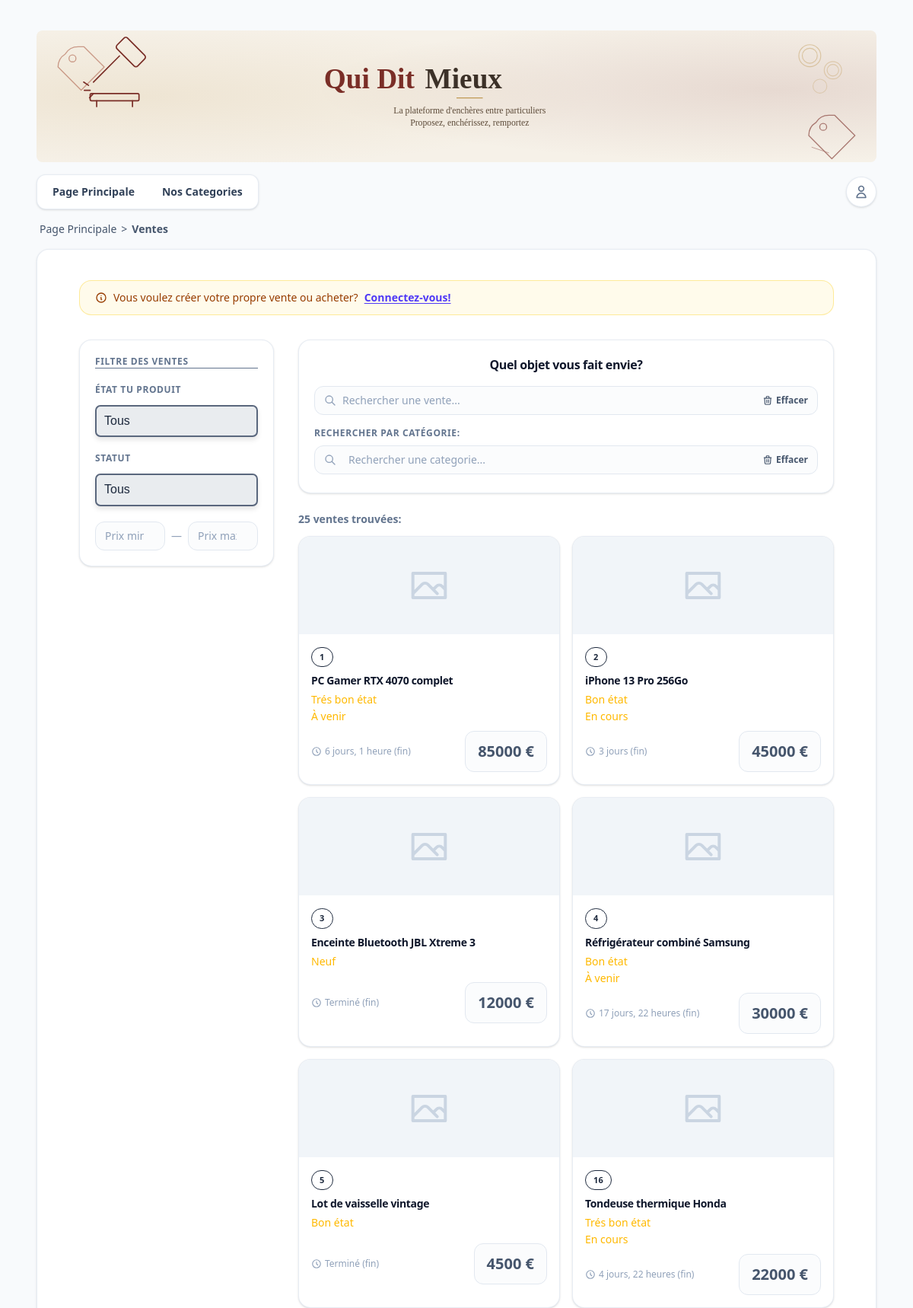
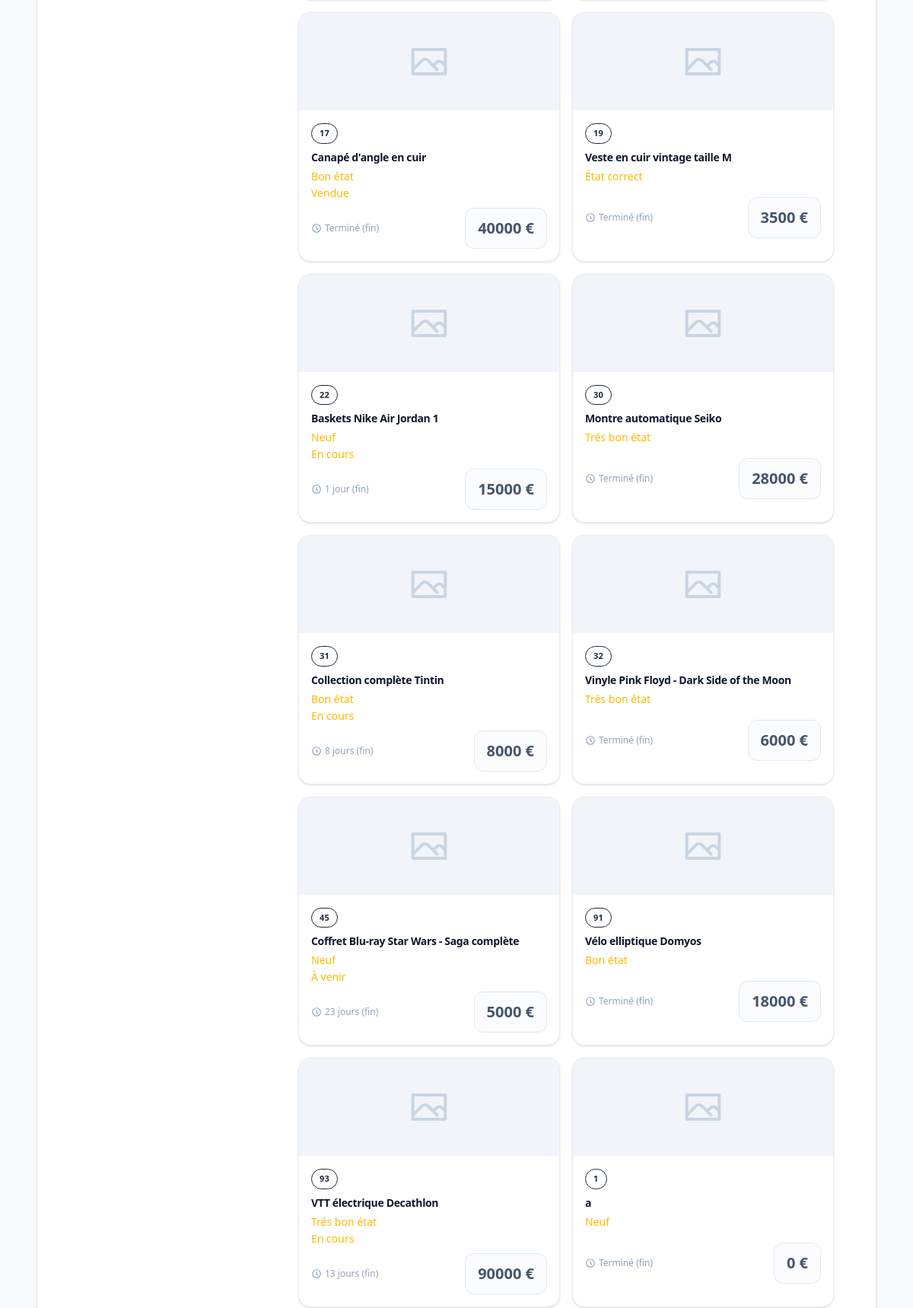
The page / (upper part) on the database its author committed (2 pictures, top to bottom).
### tables this page shows
CREATE TABLE `vente` (
  `id` int UNSIGNED NOT NULL,
  `utilisateur` int UNSIGNED NOT NULL,
  `titre` varchar(255) NOT NULL,
  `description` text NOT NULL,
  `categorie` int NOT NULL,
  `status` int NOT NULL DEFAULT '0',
  `image_principale` int UNSIGNED DEFAULT NULL,
  `etat_produit` int NOT NULL DEFAULT '0',
  `prix_depart` int NOT NULL DEFAULT '0',
  `dateheure` datetime NOT NULL DEFAULT CURRENT_TIMESTAMP,
  `dateheure_fin` datetime NOT NULL DEFAULT CURRENT_TIMESTAMP
);

### src/template/fragment/element/card/template_card_vente.php (the view, shortened to what the rows shown need)
<?php
$labelsStatut = [0 => "À venir", 1 => "En cours", 2 => "", 3 => "Vendue", 4 => "Annulée"];
$labelsEtat = [0 => "Non renseignée", 1 => "Neuf", 2 => "Trés bon état", 3 => "Bon état", 4 => "État correct"];
?>
    <a href="index.php?vente&action=view&id=<?= e($vente->id) ?>"
        data-date="<?= e($vente->date) ?>"
        data-difficulte="<?= e($vente->difficulte) ?>"
        class="block bg-white rounded-2xl border border-slate-200/80 shadow-sm hover:shadow-md transition-all duration-150 overflow-hidden group">
        <div class="h-32 bg-slate-100 flex items-center justify-center text-xs text-slate-400 font-medium">
            <div class="w-full h-full flex items-center justify-center text-slate-300">
                <svg class="w-16 h-16" fill="none" stroke="currentColor" viewBox="0 0 24 24">
                    <path stroke-linecap="round" stroke-linejoin="round" stroke-width="1.5" d="M4 16l4.586-4.586a2 2 0 012.828 0L16 16m-2-2l1.586-1.586a2 2 0 012.828 0L20 14M4 6h16v12H4V6z"/>
                </svg>
            </div>
        </div>
        <div class="p-4 space-y-2">
            <span data-get-categorie class="inline-flex items-center px-2.5 py-1 rounded-full text-[11px] font-bold border tracking-wide uppercase">
                <?= e($vente->categorie) ?>
            </span>
            <h4 class="text-sm font-bold text-slate-900 tracking-tight group-hover:text-indigo-600 transition-colors duration-150">
                <?= e($vente->titre) ?>
            </h4>
            <div class="flex items-center gap-1 text-amber-400 text-sm leading-none">
                <span><?= $labelsEtat[$vente->etat_produit->getValue()] ?? "Non renseignée" ?></span>
            </div>
            <div class="flex items-center gap-1 text-amber-400 text-sm leading-none">
                <span><?= $labelsStatut[$vente->status->getValue()] ?? "Indisponible" ?></span>
            </div>
            <div class="flex justify-between items-center gap-3 text-xs text-slate-400 pt-1">
                <span class="flex items-center gap-1">
                    <svg class="w-3.5 h-3.5" fill="none" stroke="currentColor" viewBox="0 0 24 24"><path stroke-linecap="round" stroke-linejoin="round" stroke-width="2" d="M12 8v4l3 3m6-3a9 9 0 11-18 0 9 9 0 0118 0z"/></svg>
                    <?= tempsRestant($vente->dateheure_fin) ?> (fin)
                </span>
                <div class="border border-slate-200 rounded-xl px-4 py-3 bg-slate-50/60 text-xl font-bold text-slate-600 w-fit">
                    <span id="enchere"><?= e($vente->derniereEnchere()?->prix ?? $vente->prix_depart) ?> €</span>
                </div>
            </div>
        </div>
    </a>

### src/template/page/view/index.php (shortened to what the rows shown need)
<div id="vente-index" class="max-w-5xl w-full mx-auto py-2 px-4 font-sans space-y-8">
    <div class="flex flex-col lg:flex-row gap-8">
        <div class="flex-1 min-w-0 space-y-6">
            <div class="bg-white rounded-2xl border border-slate-200/80 shadow-sm p-5 space-y-4">
                <h2 class="text-base font-bold text-slate-900 tracking-tight text-center">Quel objet vous fait envie?</h2>
            </div>
            <div>
                <?php if (empty($objets)): ?>
                    <div class="text-center py-14 bg-white rounded-2xl border border-slate-200 border-dashed">
                        <div class="h-12 w-12 rounded-xl bg-slate-50 text-slate-400 flex items-center justify-center mb-4 mx-auto">
                            <svg class="w-6 h-6" fill="none" stroke="currentColor" viewBox="0 0 24 24">
                                <path stroke-linecap="round" stroke-linejoin="round" stroke-width="2" d="M21 21l-6-6m2-5a7 7 0 11-14 0 7 7 0 0114 0z"/>
                            </svg>
                        </div>
                        <h3 class="text-base font-bold text-slate-900">Ajoutez des ingrédients pour commencer</h3>
                        <p class="text-sm text-slate-400 mt-1">Les ventes correspondant à vos critères apparaîtront ici.</p>
                    </div>
                <?php else: ?>
                    <div id="jsrecherche-vente-container" class="grid sm:grid-cols-2 gap-4">
                        <?php foreach ($objets as $vente): ?>
                            <?php include(__DIR__ . "../../../fragment/element/card/template_card_vente.php"); ?>
                        <?php endforeach; ?>
                    </div>
                <?php endif; ?>
            </div>
        </div>
    </div>
</div>

### rows shown on the page
vente: categorie "1", titre "PC Gamer RTX 4070 complet", etat_produit "Trés bon état", status "À venir", dateheure_fin "6 jours, 1 heure", prix_depart "85000"
vente: categorie "2", titre "iPhone 13 Pro 256Go", etat_produit "Bon état", status "En cours", dateheure_fin "3 jours", prix_depart "45000"
vente: categorie "3", titre "Enceinte Bluetooth JBL Xtreme 3", etat_produit "Neuf", dateheure_fin "Terminé", prix_depart "12000"
vente: categorie "4", titre "Réfrigérateur combiné Samsung", etat_produit "Bon état", status "À venir", dateheure_fin "17 jours, 22 heures", prix_depart "30000"
vente: categorie "5", titre "Lot de vaisselle vintage", etat_produit "Bon état", dateheure_fin "Terminé", prix_depart "4500"
vente: categorie "16", titre "Tondeuse thermique Honda", etat_produit "Trés bon état", status "En cours", dateheure_fin "4 jours, 22 heures", prix_depart "22000"
vente: categorie "17", titre "Canapé d'angle en cuir", etat_produit "Bon état", status "Vendue", dateheure_fin "Terminé", prix_depart "40000"
vente: categorie "19", titre "Veste en cuir vintage taille M", etat_produit "État correct", dateheure_fin "Terminé", prix_depart "3500"
vente: categorie "22", titre "Baskets Nike Air Jordan 1", etat_produit "Neuf", status "En cours", dateheure_fin "1 jour", prix_depart "15000"
vente: categorie "30", titre "Montre automatique Seiko", etat_produit "Trés bon état", dateheure_fin "Terminé", prix_depart "28000"
vente: categorie "31", titre "Collection complète Tintin", etat_produit "Bon état", status "En cours", dateheure_fin "8 jours", prix_depart "8000"
vente: categorie "32", titre "Vinyle Pink Floyd - Dark Side of the Moon", etat_produit "Trés bon état", dateheure_fin "Terminé", prix_depart "6000"
vente: categorie "45", titre "Coffret Blu-ray Star Wars - Saga complète", etat_produit "Neuf", status "À venir", dateheure_fin "23 jours", prix_depart "5000"
vente: categorie "91", titre "Vélo elliptique Domyos", etat_produit "Bon état", dateheure_fin "Terminé", prix_depart "18000"
vente: categorie "93", titre "VTT électrique Decathlon", etat_produit "Trés bon état", status "En cours", dateheure_fin "13 jours", prix_depart "90000"
vente: categorie "1", titre "a", etat_produit "Neuf", dateheure_fin "Terminé", prix_depart "0"

### other values the page prints
$item['label'] "Page Principale"
$item['label'] "Ventes"
count($objets) "25"
